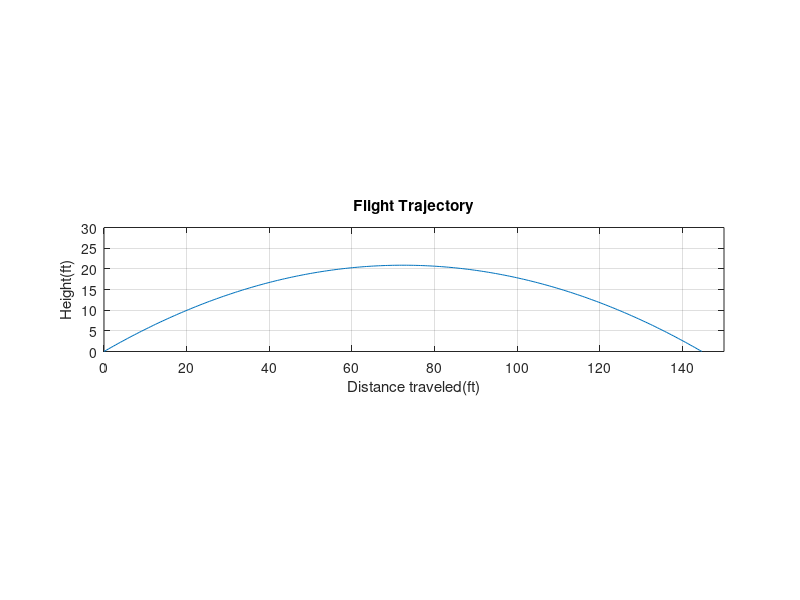

Reproduce this figure in MATLAB.
%Problem Solving Example
%Computational Implementation
%Author: Justice Owusu Agyemang
%Date: 18th September, 2016
%Objective: Flight Trajectory Computation

%clearing command window
clc;

%Initial Values
g=32.2;                 % Acceleration due to gravity
v=50*5280/3600;         % inital velocity, ft/s
theta=30*pi/180;        % Trajectory angle, radians

%computing the time of flight and distance traveled
tg=2*v*sin(theta)/g;
xg=v*cos(theta)*tg;
fprintf('Time of flight %.3f\n', tg)
fprintf('Distance traveled %.3f\n', xg)

%computing and plotting the flight trajectory
t=linspace(0,tg,256);
x=v*cos(theta)*t;
y=v*sin(theta)*t-(g/2*t.^2);

plot(x,y), axis equal, axis([0 150 0 30]), grid, ...
    xlabel('Distance traveled(ft)'),ylabel('Height(ft)'), ...
    title('Flight Trajectory')
